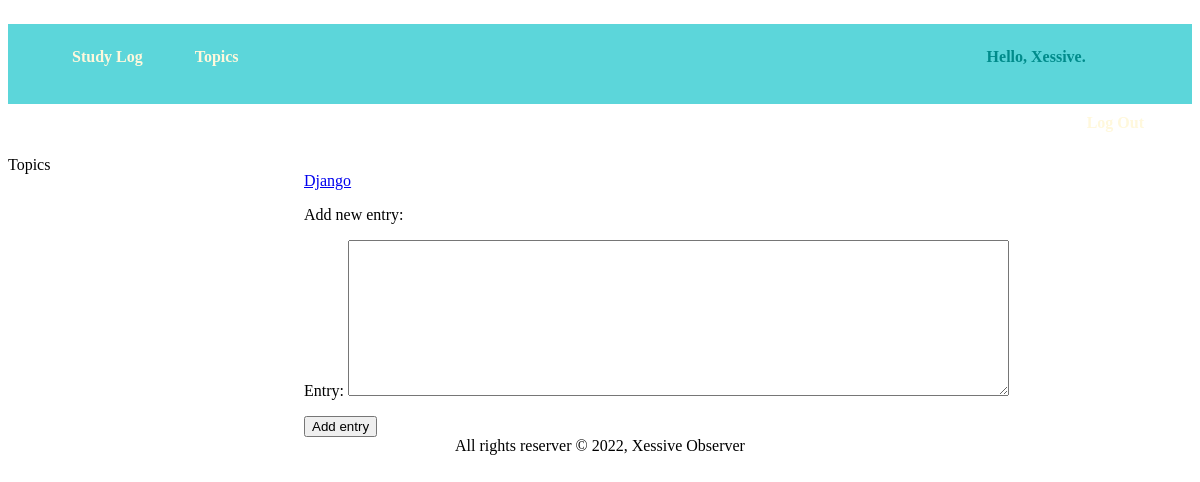
Page /new_entry/1/ (signed in) on the earlier database version.
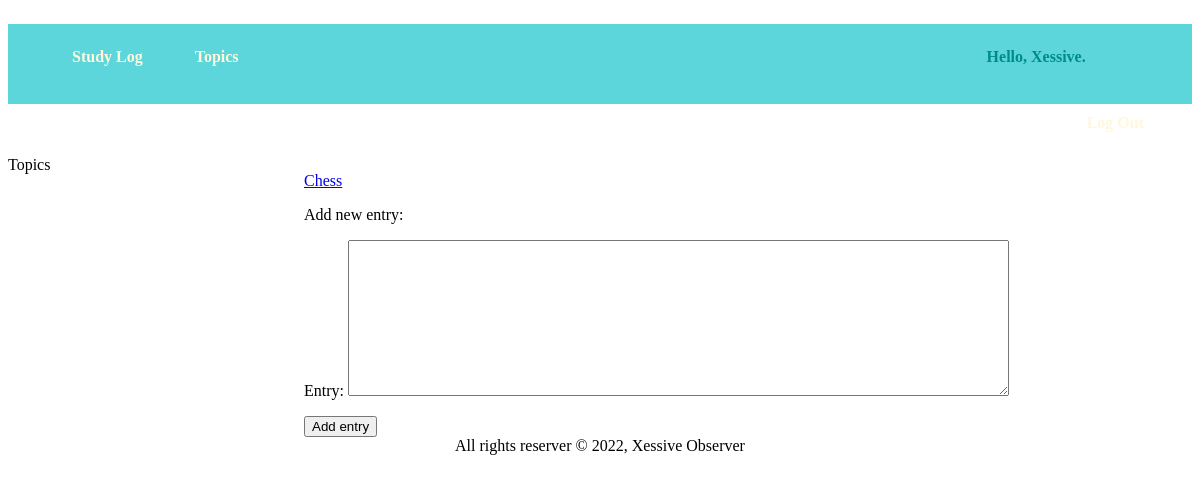
Same page on the later database version.
### StudyLogs/models.py (models this page shows)
class Topic(models.Model):
    text = models.CharField(max_length=200)
    date_added = models.DateTimeField(auto_now_add=True)
    owner = models.ForeignKey(User, on_delete=models.CASCADE)
    def __str__(self):
        return self.text

### StudyLogs/views.py (the view, shortened to what this page needs)
# urls.py: path('new_entry/<int:topic_id>/', views.new_entry, name='new_entry'),
@login_required
def new_entry(request, topic_id):
    topic = Topic.objects.get(id=topic_id)
    if request.method != 'POST':
        form = EntryForm()
    context = {'topic': topic, 'form': form}
    return render(request, 'StudyLogs/new_entry.html', context)

### StudyLogs/forms.py
class EntryForm(forms.ModelForm):
    class Meta:
        model = Entry
        fields = ['text']
        labels = {'text': 'Entry:'}
        widgets = {'text': forms.Textarea(attrs={'cols': 80})}

### StudyLogs/templates/StudyLogs/new_entry.html (shortened to what this page needs)
{% extends 'StudyLogs/base.html' %}
{% block content %}
    <p>
        <a href="{% url 'StudyLogs:topic' topic.id %}">{{ topic }}</a>
    </p>
    <p>
        Add new entry:
    </p>
    <form action="{% url 'StudyLogs:new_entry' topic.id %}" method="POST">
        {{ form.as_p }}
        <button name="submit">Add entry</button>
    </form>
{% endblock content %}

Differences in the rows shown:
changed Topic: text "Django" → "Chess"
